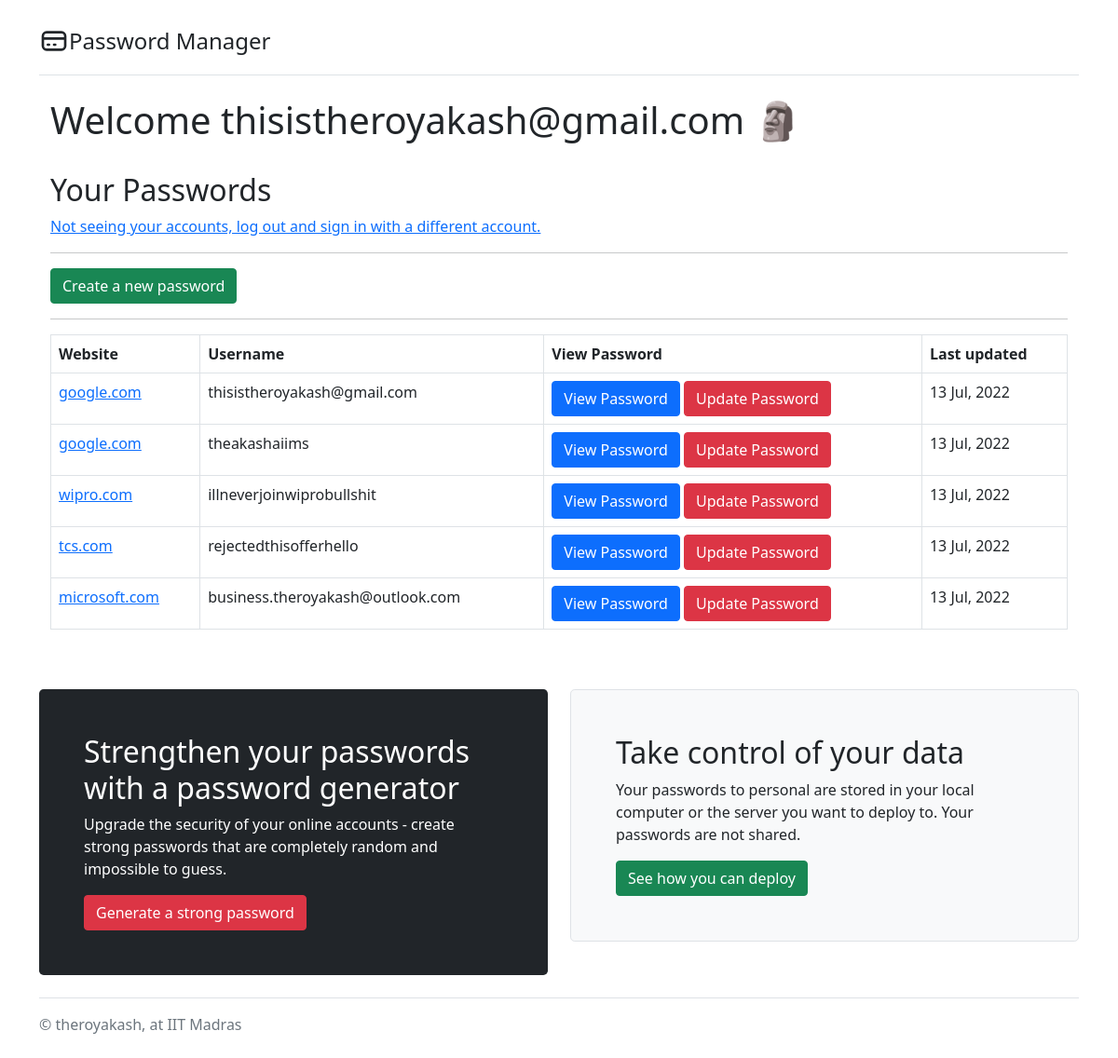
/vault (signed in), run on the app's committed database.
### tables this page shows
CREATE TABLE "passwords" (
            "id"	INTEGER PRIMARY KEY AUTOINCREMENT,
            "website"	TEXT NOT NULL,
            "username"	TEXT NOT NULL,
            "password"	TEXT,
            "last_updated"	TEXT,
            "userid" INTEGER
        );

### main.py (the view)
@app.route("/vault", methods=["GET"])
@login_required
def vault():
    username:str = session.get('username')
    currentlySignedUserID = session.get('userid')
    passwords = database.get_all_passwords(currentlySignedUserID)
    return render_template("vault.html", username=username, passwords=passwords)

### database.py (called while the page is built)
def get_all_passwords(currentlySignedUserID:int):
    connection = sqlite3.connect(f"{HERE}/db/database.db")
    cursor = connection.cursor()
    with connection:
        cursor.execute(f"SELECT * FROM passwords where userid={currentlySignedUserID}")
    fetched_data = cursor.fetchall()
    return fetched_data

### loginrequired.py (called while the page is built)
def login_required(f):
    @wraps(f)
    def decorated_function(*args, **kwargs):
        if session.get("username") is None:
            return redirect("/login")
        return f(*args, **kwargs)
    return decorated_function

### main.py (called while the page is built)
@app.after_request
def after_request(response):
    response.headers["Cache-Control"] = "no-cache, no-store, must-revalidate"
    response.headers["Expires"] = 0
    response.headers["Pragma"] = "no-cache"
    return response

### templates/vault.html (shortened to what this page needs)
{% extends "base.html" %}
{% block body %}
<main>
    <div class="container p-10">
        <h1>Welcome {{username}} 🗿</h1>
        <br>
        <h2>Your Passwords</h2>
        <a href="/logout">Not seeing your accounts, log out and sign in with a different account.</a>
        <hr>
        <button type="button" class="btn btn-success" data-bs-toggle="modal" data-bs-target="#addApassword">Create a new
            password</button>
        <br>
        <hr>
        <table class="table table-bordered">
            <thead>
                <tr>
                    <th scope="col">Website</th>
                    <th scope="col">Username</th>
                    <th scope="col">View Password</th>
                    <th scope="col">Last updated</th>
                </tr>
            </thead>
            <tbody>
                {%for password in passwords%}
                <tr>
                    <td><a href="https://www.{{password[1]}}">{{password[1]}}</td>
                    <td>{{password[2]}}</td>
                    <td><button type="button" class="btn btn-primary" data-bs-toggle="modal"
                            data-bs-target="#mymodal{{password[0]}}">
                            View Password</button>
                        </button> <button data-bs-toggle="modal" data-bs-target="#updatePassword{{password[0]}}"
                            class="btn btn-danger">Update Password</button></td>
                    <td>{{password[4]}}</td>
                </tr>
                {%endfor%}
            </tbody>
        </table>
    </div>
</main>
{% endblock %}

### data on the page
passwords: username "thisistheroyakash@gmail.com", website "google.com", last_updated "13 Jul, 2022"
passwords: website "google.com", username "theakashaiims", last_updated "13 Jul, 2022"
passwords: website "wipro.com", username "illneverjoinwiprobullshit", last_updated "13 Jul, 2022"
passwords: website "tcs.com", username "rejectedthisofferhello", last_updated "13 Jul, 2022"
passwords: website "microsoft.com", username "business.theroyakash@outlook.com", last_updated "13 Jul, 2022"
